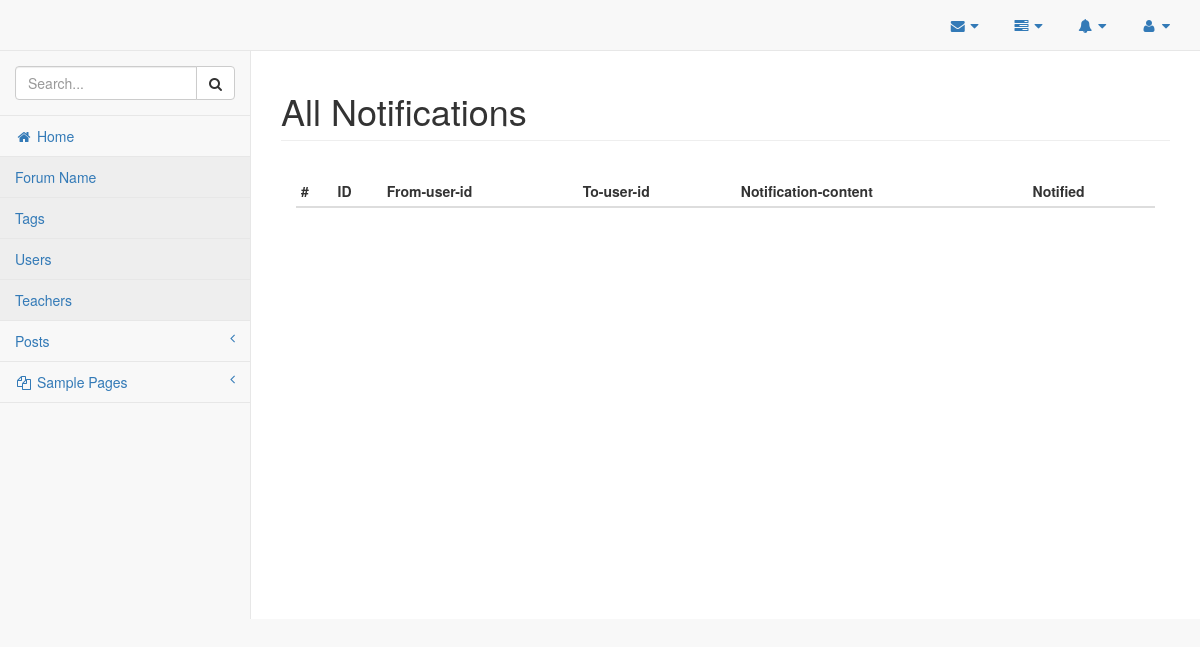
/admin/notifications.php (signed in), run on an earlier commit of the app's database.
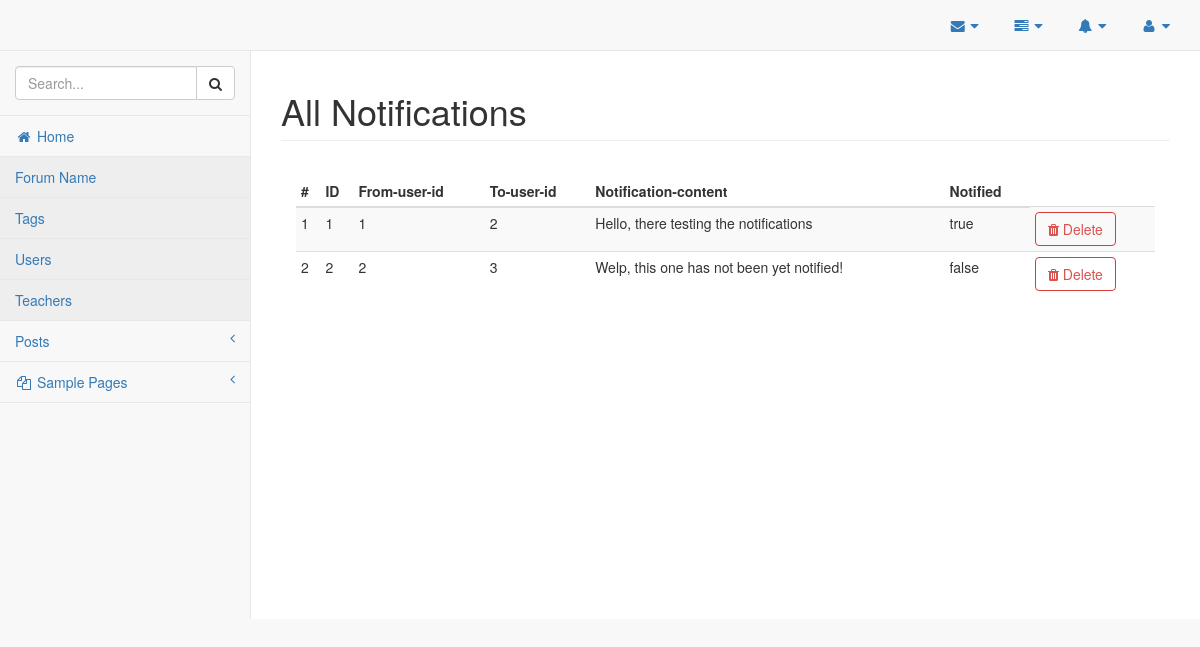
And on a later commit of the database.
### tables this page shows
CREATE TABLE `notifications` (
  `notification_id` int(11) NOT NULL,
  `from_user_id` int(11) NOT NULL,
  `to_user_id` int(11) NOT NULL,
  `notification_content` varchar(255) NOT NULL,
  `notified` varchar(255) NOT NULL
);

### classes/Database.php (called while the page is built, shortened)
<?php
    class Database {
        private $servername;
        private $username;
        private $password;
        private $database;
        private $connection;
        public function __construct(){
            $this->servername = "localhost";
            $this->username = "aniket";
            $this->password = "aniket";
            $this->database = "forumdb";
        }
        public function connectDB(){
            $this->connection = new mysqli($this->servername, $this->username, $this->password, $this->database);
        }
        public function getConnection(){
            return $this->connection;
        }
    }
    $database = new Database();
?>

### classes/Notifications.php (called while the page is built, shortened)
<?php
	require_once("Database.php");
	class Notifications {
		private $connection;
		public function __construct() {
			global $database;
			$this->connection = $database->getConnection();
		}
		public function getAllNotifications() {
			$sql = "SELECT * FROM notifications";
			$result_set = $this->connection->query($sql);
			return $result_set;
		}
	}
?>

### admin/notifications.php (the view, shortened to what this page needs)
<!DOCTYPE html>
<html lang="en">
    <?php
        require_once("../ui-elements/header.php");
        require_once("../classes/Notifications.php");
    ?>
    <body>
        <div id="wrapper">
            <?php
                require_once("../ui-elements/navigation.php");
            ?>
            <div id="page-wrapper">
                <div class="row">
                    <div class="col-lg-12">
                        <h1 class="page-header">All Notifications</h1>
                    </div>
                </div>
                <div class="panel-body">
                    <div class="table-responsive">
                        <table class="table table-hover table-striped table-condensed">
                            <thead>
                                <tr>
                                    <th>#</th>
                                    <th>ID</th>
                                    <th>From-user-id</th>
                                    <th>To-user-id</th>
                                    <th>Notification-content</th>
                                    <th>Notified</th>
                                </tr>
                            </thead>
                            <tbody class="hover-mine">
                                <?php
                                    $sr_no = 1;
                                    $notifications = new Notifications();
                                    $result_set = $notifications->getAllNotifications();
                                    while($row = mysqli_fetch_assoc($result_set)) {
                                        extract($row);
                                ?>
                                        <tr>
                                            <td><?php echo $sr_no; ?></td>
                                            <td><?php echo $notification_id; ?></td>
                                            <td><?php echo $from_user_id; ?></td>
                                            <td><?php echo $to_user_id; ?></td>
                                            <td><?php echo $notification_content; ?></td>
                                            <td><?php echo $notified; ?></td>
                                            <td><a class='btn btn-outline btn-danger' href=''><span class='fa fa-trash'></span> Delete</a></td>
                                        </tr>
                                <?php
                                        $sr_no++;
                                    }
                                ?>
                            </tbody>
                        </table>
                    </div>
                </div>
            </div>
    </body>
</html>

What changed in the data, as far as the page shows it:
added notifications: notification_id "1", from_user "1", to_user "2", notification_content "Hello, there testing the notifications", notified "true"
added notifications: notification_id "2", from_user "2", to_user "3", notification_content "Welp, this one has not been yet notified!", notified "false"
